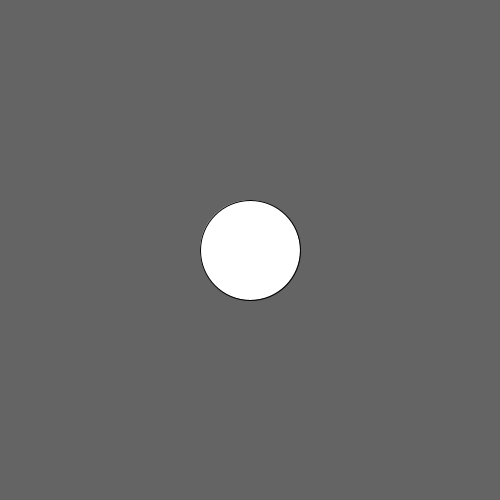
Frame 1 (no input)
Frame 60 (the mouse pressed at the canvas centre just before this capture): identical to frame 1, image omitted
Frame 120 (the mouse held since frame 60 and released just before this capture): identical to frame 1, image omitted

The Processing sketch that drew this single still picture (run headless with seeded random() and noise(); from frame 60 on, the mouse is pressed at the canvas centre):

// Processing sketch: keyPressed
// ── keyPressed.pde
float tam;
float tamOriginal;

void setup() {
  size(500, 500);
  tam = 100;
  tamOriginal = 5;
}

void draw() {
  background(100);
  ellipse(width/2, height/2, tam, tam);
}

void keyPressed() {
  tam = tamOriginal;
}

void mousePressed() {
  tam = 100;
}
